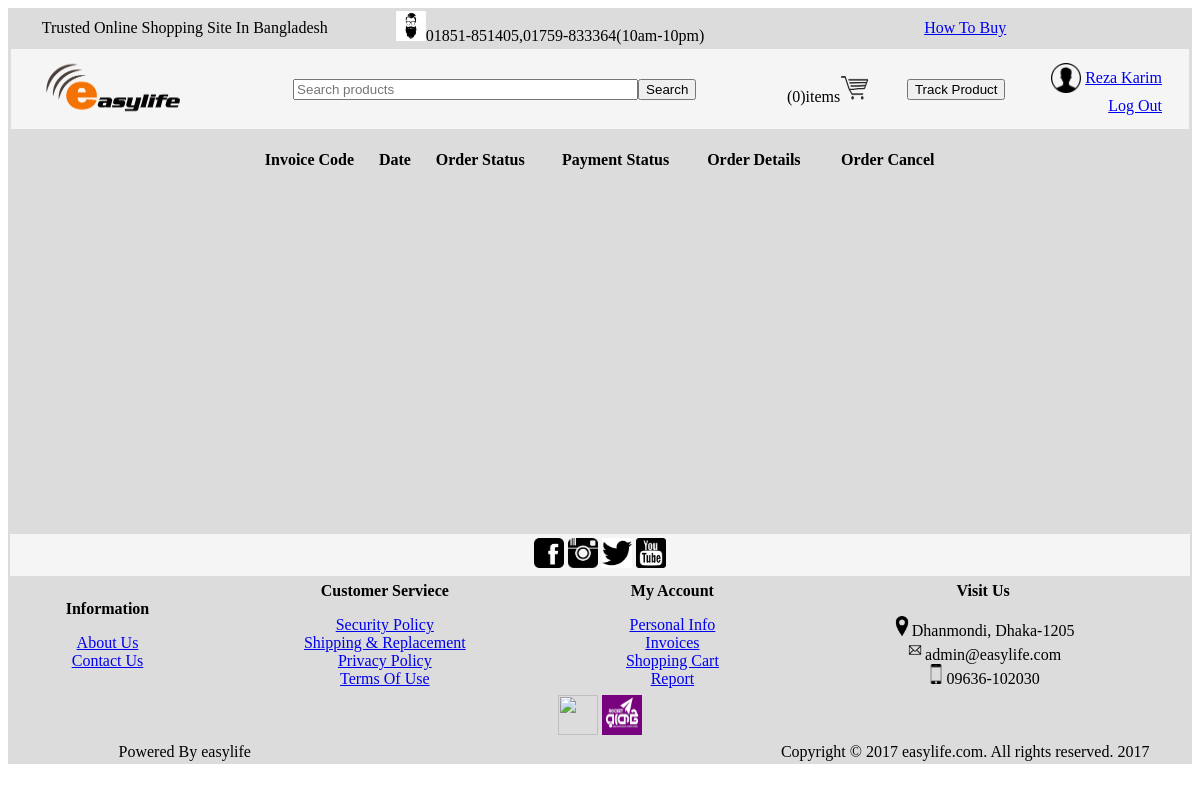
The app's page /app/viewInvoices.php (signed in), older data.
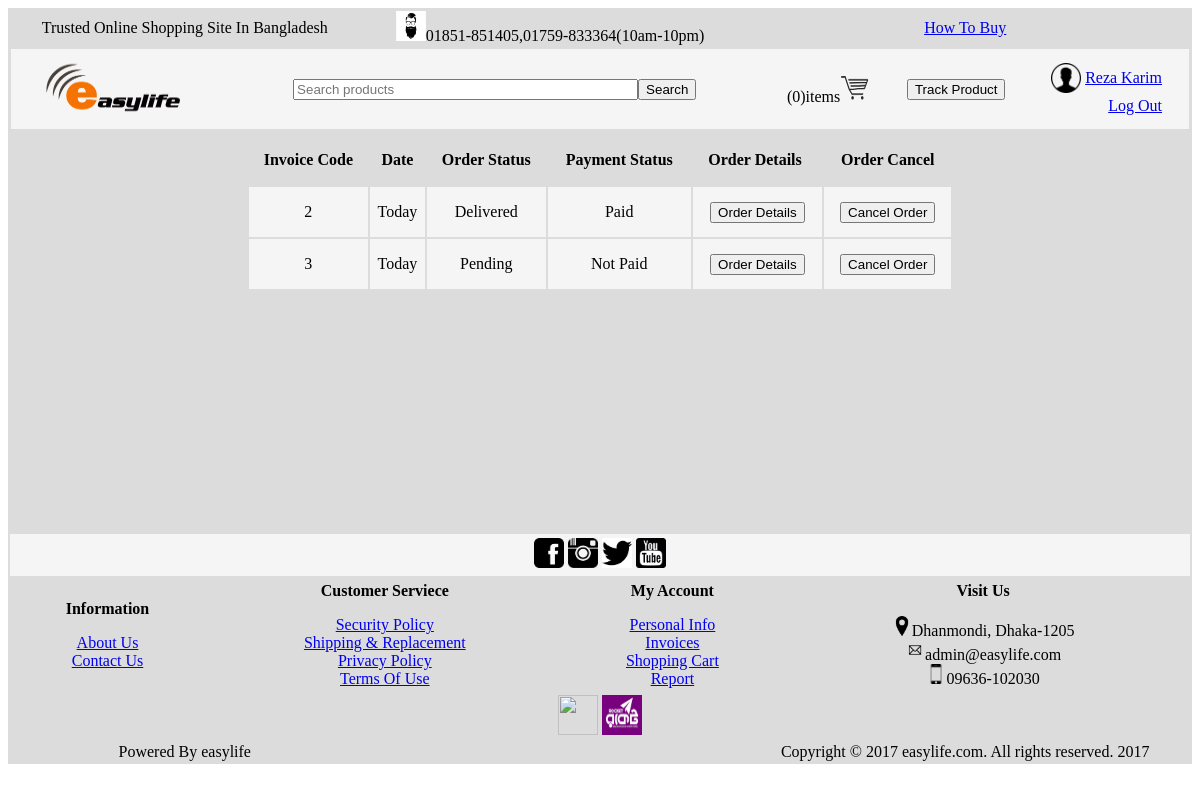
The same page, newer data.
### tables this page shows
CREATE TABLE `invoice` (
  `Invoice_Code` varchar(8) NOT NULL,
  `Member_ID` varchar(8) NOT NULL,
  `Phone` varchar(11) NOT NULL DEFAULT '0',
  `Date` timestamp NOT NULL DEFAULT CURRENT_TIMESTAMP,
  `Status` varchar(15) NOT NULL DEFAULT 'Pending',
  `Payment_Status` varchar(10) NOT NULL DEFAULT 'Not Paid',
  `Payment_Method` varchar(100) NOT NULL,
  `Shipping_Address` varchar(10000) NOT NULL,
  `Billing_Address` varchar(10000) NOT NULL
);

### data/data_access.php (called while the page is built, shortened)
<?php
    $host="127.0.0.1";
    $user="root";
    $pass="";
    $dbname="easylife_db";
    $port=3306;
    function executeSQL($sql){
        global $host, $user, $pass, $dbname, $port;
        $link=mysqli_connect($host, $user, $pass, $dbname, $port);
        $result = mysqli_query($link, $sql);
        return $result;
    }
?>

### data/invoice_data_access.php (called while the page is built, shortened)
<?php require_once "data_access.php"; ?>
<?php
	function getInvoiceByMemberFromDB($Member_ID)
	{
        $sql = "SELECT * FROM invoice WHERE Member_ID='$Member_ID'";
        $result = executeSQL($sql);
		$invoices = array();
        for($i=0; $row=mysqli_fetch_assoc($result); ++$i){
            $invoices[$i] = $row;
        }
		return $invoices;
	}
?>

### service/invoice_serviece.php (called while the page is built, shortened)
<?php
 	if(empty($admin))
 	{
 		require_once "../data/invoice_data_access.php";
 	}
 	else
 	{
 		require_once "../../data/invoice_data_access.php";
 	}
?>
<?php
    function getInvoiceByMember($Member_ID){
        return getInvoiceByMemberFromDB($Member_ID);
    }
?>

### app/viewInvoices.php (the view, shortened to what the changed rows need)
<?php require_once "../service/invoice_serviece.php"; ?>
<?php
	if($_SESSION['member_name']!="")
	{
		$memberID=$_SESSION['member_id'];
	}
	else
	{
		echo "<script>
						document.location='logIn.php';
					 </script>";
                die();
	}
?>
	<html>
		<head>
		</head>
		<body>
			<table   width="100%" bgcolor="Gainsboro" >
				<tr>
					<td colspan="3" align="center" height="400" valign="top">
						<table width="60%">
									<tr height="50">
										<th>Invoice Code</th>
										<th>Date</th>
										<th>Order Status</th>
										<th>Payment Status</th>
										<th>Order Details</th>
										<th></th>
										<th>Order Cancel</th>
									</tr>
									<?php
									$cy=(int)date("Y");
									$cm=(int)date("m");
									$cd=(int)date("d");
									$invoices=getInvoiceByMember($memberID);
									foreach($invoices as $invoice)
									{
									$y=(int)explode("-",explode(" ",$invoice['Date'])[0])[0];
									$m=(int)explode("-",explode(" ",$invoice['Date'])[0])[1];
									$d=(int)explode("-",explode(" ",$invoice['Date'])[0])[2];
									if($cy==$y)
									{
										if($cm==$m)
										{
											if(($cd==$d)||($cd<$d))
											{
												$log="Today";
											}
											else
											{
												$log=($cd-$d)." day(s) ago";
											}
										}
										else
										{
											$log=($cm-$m)." month(s) ago";
										}
									}
									else
									{
										$log=($cy-$y)." year(s) ago";
									}
									echo
									"<tr height='50' bgcolor='whitesmoke'>
										<td  align='center' >".$invoice['Invoice_Code']."</td>
										<td  align='center'>".$log."</td>
										<td  align='center'>".$invoice['Status']."</td>
										<td  align='center'>".$invoice['Payment_Status']."</td>
									";
									?>
							<td colspan="2" align="center"><a href="order.php?invoiceCode=<?=$invoice['Invoice_Code']?>"><input type="submit" value="Order Details"></a></td>
							<td colspan="2" align="center"><a href="cancelOrder.php?del=<?=$invoice['Invoice_Code']?>"><input type="submit" value="Cancel Order" name="cancel"></a></td>
						</tr>
									<?php } ?>
							</table>
					</td>
				</tr>
			</table>
		</body>
	</html>

Row changes from the older to the newer data that the page shows:
added invoice: Invoice_Code "2", Date "Today", Status "Delivered", Payment_Status "Paid"
added invoice: Invoice_Code "3", Date "Today", Status "Pending", Payment_Status "Not Paid"
